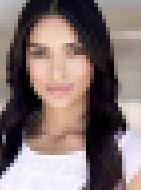
%> input picture smoothing_algo/woman.jpg, 141 x 190 px
$ octave 'NN, Bilinear.m'   (GNU Octave 9; MATLAB toolbox functions it lacks are replaced by stand-ins)
%> lines starting %> are read from the running program, lines starting %| are printed output that depends on the picture; in (x1, y1, x2, y2) boxes, pixels count from 0 and x2, y2 are one past the last pixel; in counts of white or black regions, pixels touching at a corner belong together; the program's own positions count from 1
%% Nearest-Neighbor Interpolation
% Upload a picture and find its size
image = imread('woman.jpg');
%> image is the input picture: size 190x141x3 uint8; mean R, G, B 130.8, 114.7, 112.4
image = rgb2gray(image);
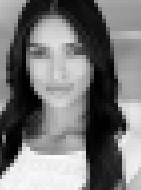
%> image: size 190x141 uint8; min 0, max 251, mean 119.2
[row, col] = size(image);  % size of rows and columns of image
%> row = 190; col = 141
% Define the size of new image
s = 5;
nn_row = row * s;   % new column size
%> nn_row = 950
nn_col = col * s;   % new row size
%> nn_col = 705
nn_image = zeros(nn_row, nn_col); % dimensions of new image
nn_image = uint8(nn_image);
for r = 1:row*s
    for c = 1:col*s
        % Scaling factor for output
        c_nn = ceil(c/s);
        r_nn = ceil(r/s);
        % Everything out of range
        if (c/s > 0 || c_nn == 0) && c_nn<col
            c_nn = c_nn+1;
        end
        if (r/s > 0 || r_nn == 0) && r_nn<row
            r_nn = r_nn+1;
        end
        nn_image(r, c) = image(r_nn, c_nn);
    end
end
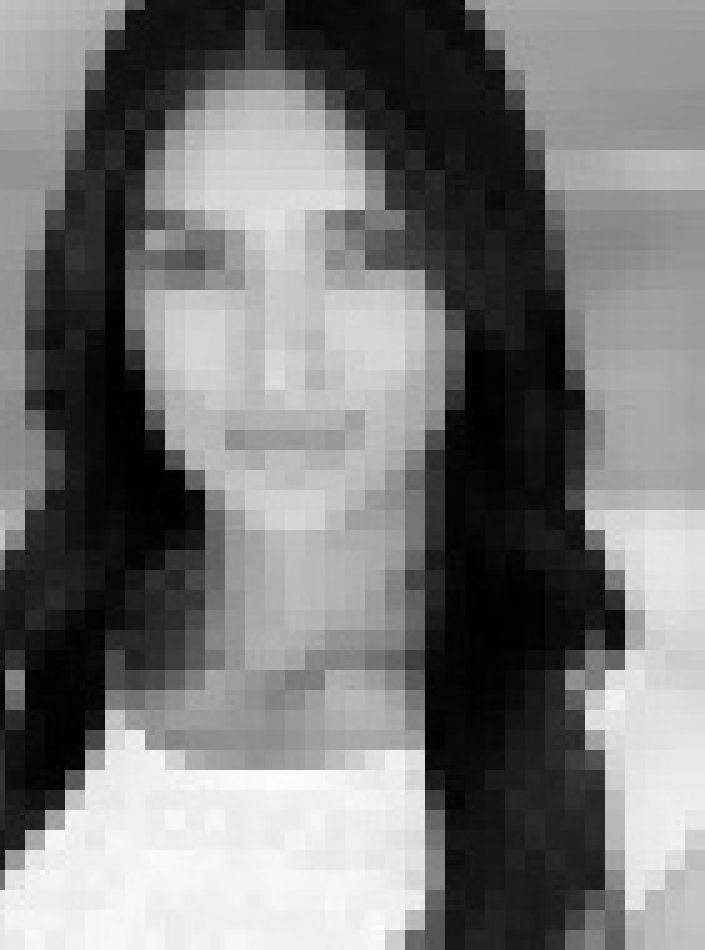
%> nn_image: size 950x705 uint8; min 0, max 251, mean 120.1

%% Bilinear Interpolation
bi_row = s * row;
%> bi_row = 950
bi_col = s * col;
%> bi_col = 705
[col_f, row_f] = meshgrid(1 : bi_col, 1 : bi_row);
col_f = col_f / s;
row_f = row_f / s;
% Rounding values to the highest possible
c = floor(col_f);
r = floor(row_f);
% The difference between real reference to the rounded values
d_R = row_f - r;
d_C = col_f - c;
% The out ranges if pixels out of boundary
r(r < 1) = 1; c(c < 1) = 1;
%> after `r(r < 1) = 1`:
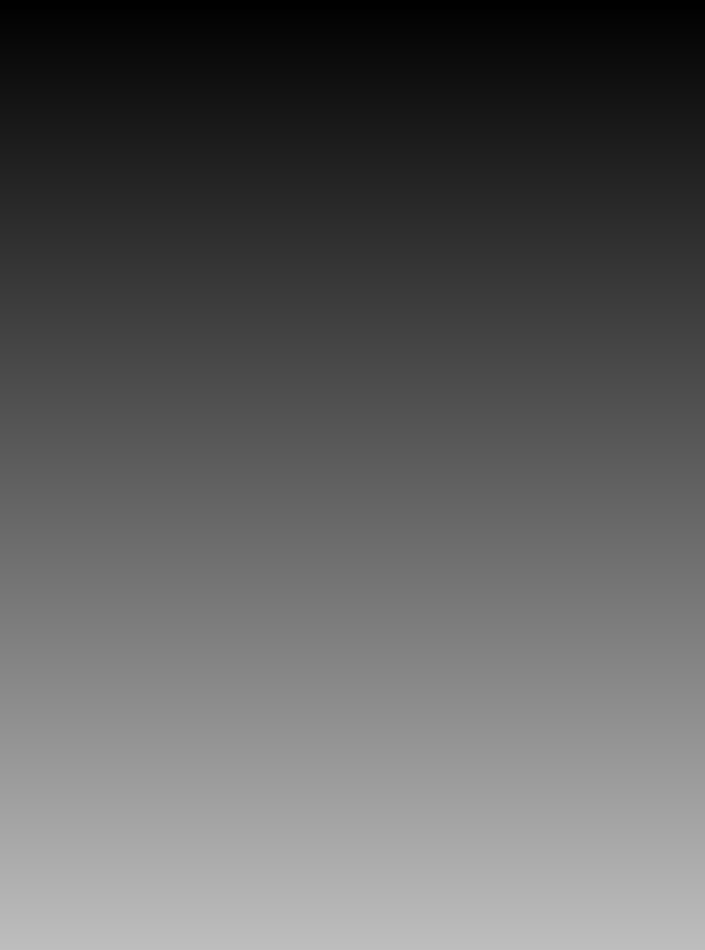
%> r: size 950x705 double; min 1, max 190, mean 94.7
%> after `c(c < 1) = 1`:
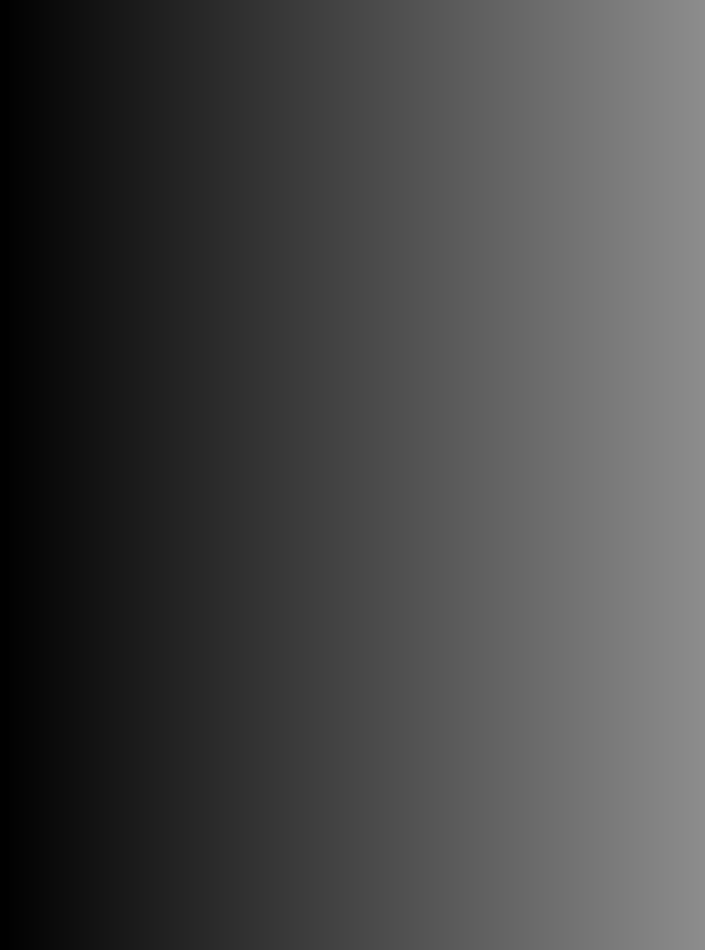
%> c: size 950x705 double; min 1, max 141, mean 70.2
r(r > row - 1) = row - 1;c(c > col - 1) = col - 1;
%> after `r(r > row - 1) = row - 1`: r: size 950x705 double; 0.11% of pixels changed, all inside (x1, y1, x2, y2) = (0, 949, 705, 950)
%> after `c(c > col - 1) = col - 1`: c: size 950x705 double; 0.14% of pixels changed, all inside (x1, y1, x2, y2) = (704, 0, 705, 950)
% Neighbor 4 pixels that surrounds major pixel
i1 = sub2ind([row, col], r, c);
i2 = sub2ind([row, col], r+1,c);
i3 = sub2ind([row, col], r, c+1);
i4 = sub2ind([row, col], r+1, c+1);
% Output image
bi_image = zeros(bi_row, bi_col); % Filling with zeros
bi_image = cast(bi_image, 'like', image); % Rounds the number to the nearest integer.
%> bi_image: size 950x705 uint8; every value is 0
for i = 1 : size(image, 3)
    img = double(image(:,:,i));
    matrix = img(i1).*(1 - d_R).*(1 - d_C) + img(i2).*(d_R).*(1 - d_C) + img(i3).*(1 - d_R).*(d_C) + img(i4).*(d_R).*(d_C);
    bi_image(:,:,i) = cast(matrix,'like',image);
end
%> this loop made 1 pass
%> pass 1, `matrix = img(i1).*(1 - d_R).*(1 - d_C) + img(i2).*(d_R).*(1 - d_C) + i..`:
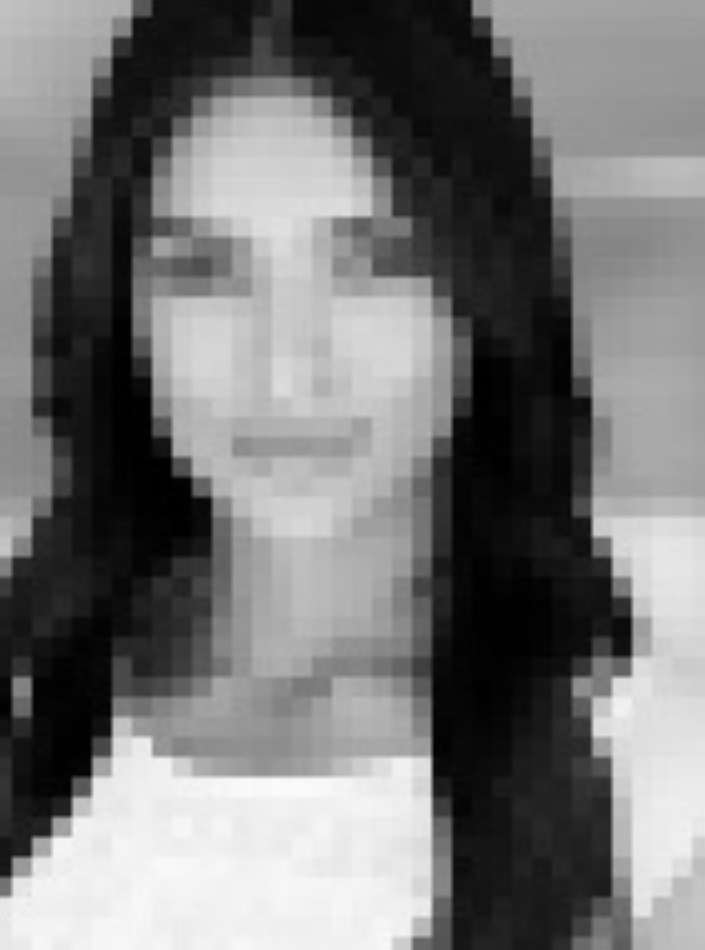
%> matrix: size 950x705 double; min 0, max 251, mean 118.9

% [44 lines of commented-out code are left out]
%% Showing images with Nearest-Neighbor, Bilinear, and  Bicubic Interpolations
figure;
subplot(1,3,1); imagesc(image); colormap gray; title('Original');
subplot(1,3,2); imagesc(nn_image); colormap gray; title('Nearest Neighbor');
subplot(1,3,3); imagesc(bi_image);  colormap gray; title('Bilinear');
%subplot(1,4,4); imagesc(bc_image); colormap gray; title('Bicubic');
